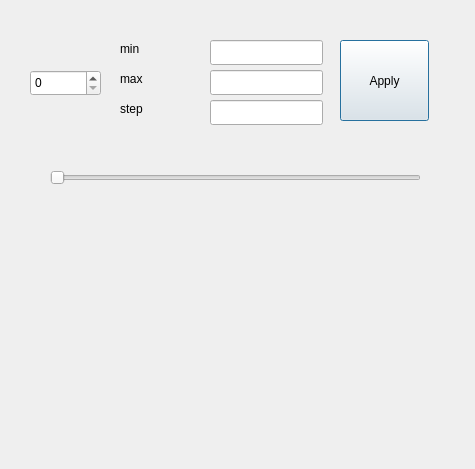
<?xml version="1.0" encoding="UTF-8"?>
<ui version="4.0">
 <class>Dialog</class>
 <widget class="QDialog" name="Dialog">
  <property name="geometry">
   <rect>
    <x>0</x>
    <y>0</y>
    <width>475</width>
    <height>469</height>
   </rect>
  </property>
  <property name="windowTitle">
   <string>Dialog</string>
  </property>
  <widget class="QSpinBox" name="spinBox">
   <property name="geometry">
    <rect>
     <x>30</x>
     <y>70</y>
     <width>71</width>
     <height>26</height>
    </rect>
   </property>
  </widget>
  <widget class="QLabel" name="label_1">
   <property name="geometry">
    <rect>
     <x>120</x>
     <y>40</y>
     <width>67</width>
     <height>17</height>
    </rect>
   </property>
   <property name="text">
    <string>min</string>
   </property>
  </widget>
  <widget class="QLabel" name="label_2">
   <property name="geometry">
    <rect>
     <x>120</x>
     <y>70</y>
     <width>67</width>
     <height>17</height>
    </rect>
   </property>
   <property name="text">
    <string>max</string>
   </property>
  </widget>
  <widget class="QLabel" name="label_3">
   <property name="geometry">
    <rect>
     <x>120</x>
     <y>100</y>
     <width>67</width>
     <height>17</height>
    </rect>
   </property>
   <property name="text">
    <string>step</string>
   </property>
  </widget>
  <widget class="QLineEdit" name="lineEdit_1">
   <property name="geometry">
    <rect>
     <x>210</x>
     <y>40</y>
     <width>113</width>
     <height>25</height>
    </rect>
   </property>
  </widget>
  <widget class="QLineEdit" name="lineEdit_2">
   <property name="geometry">
    <rect>
     <x>210</x>
     <y>70</y>
     <width>113</width>
     <height>25</height>
    </rect>
   </property>
  </widget>
  <widget class="QLineEdit" name="lineEdit_3">
   <property name="geometry">
    <rect>
     <x>210</x>
     <y>100</y>
     <width>113</width>
     <height>25</height>
    </rect>
   </property>
  </widget>
  <widget class="QPushButton" name="pushButton">
   <property name="geometry">
    <rect>
     <x>340</x>
     <y>40</y>
     <width>89</width>
     <height>81</height>
    </rect>
   </property>
   <property name="text">
    <string>Apply</string>
   </property>
  </widget>
  <widget class="QLabel" name="label_4">
   <property name="geometry">
    <rect>
     <x>40</x>
     <y>130</y>
     <width>151</width>
     <height>17</height>
    </rect>
   </property>
   <property name="text">
    <string/>
   </property>
  </widget>
  <widget class="QSlider" name="slider">
   <property name="geometry">
    <rect>
     <x>50</x>
     <y>170</y>
     <width>371</width>
     <height>16</height>
    </rect>
   </property>
   <property name="orientation">
    <enum>Qt::Horizontal</enum>
   </property>
  </widget>
  <widget class="QLabel" name="label">
   <property name="geometry">
    <rect>
     <x>70</x>
     <y>230</y>
     <width>351</width>
     <height>201</height>
    </rect>
   </property>
   <property name="text">
    <string/>
   </property>
  </widget>
 </widget>
 <resources/>
 <connections/>
</ui>
